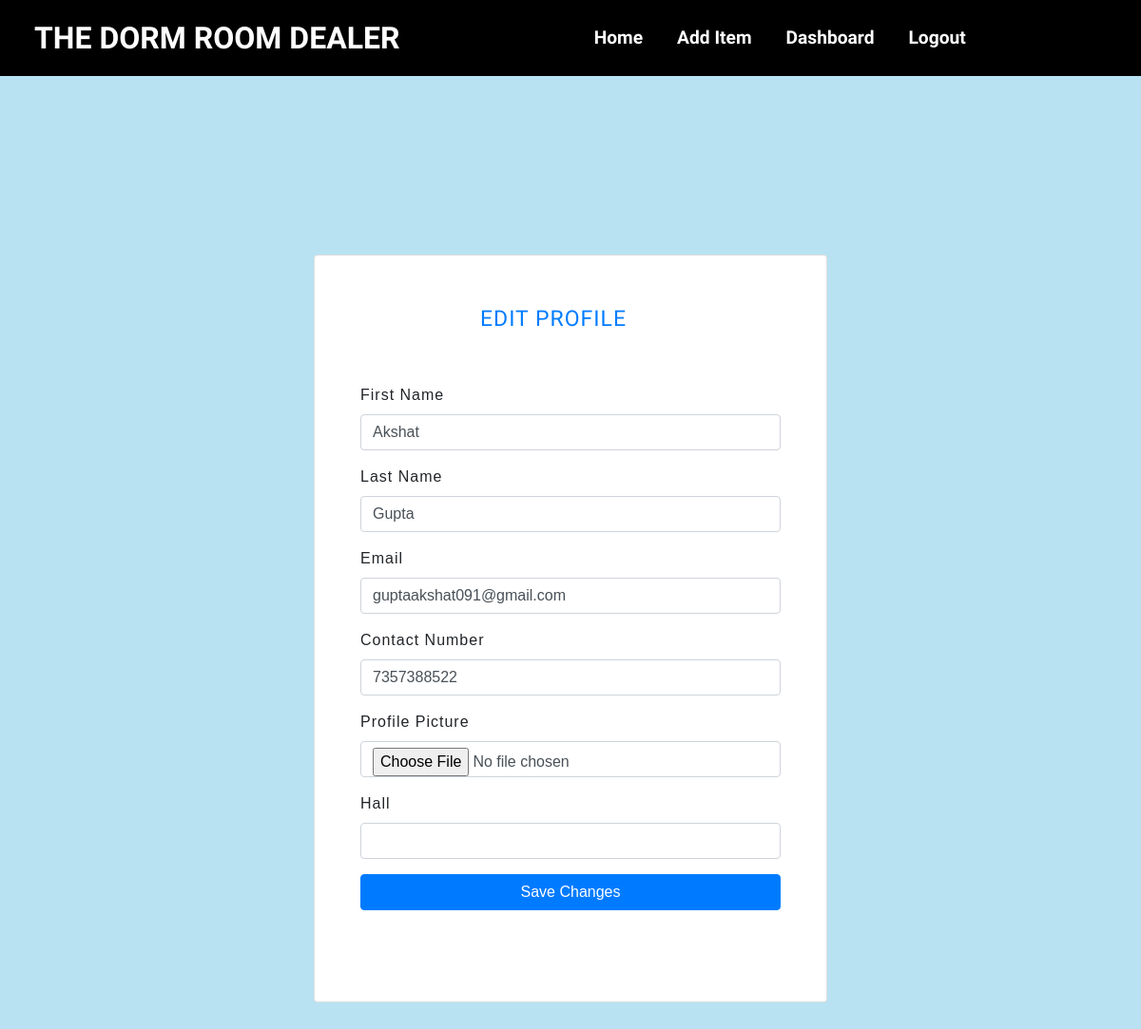
Page /edit_profile/ (signed in) on the committed database.
### accounts/models.py (models this page shows, shortened)
class CustomUser(AbstractUser):
    notifications = models.ManyToManyField(Notification, blank=True, related_name='users_notifications')
    groups = models.ManyToManyField(Group, blank=True, related_name='users_groups')
    user_permissions = models.ManyToManyField(Permission, blank=True, related_name='users_permissions')

class Detail(models.Model):
    username = models.CharField(max_length=50)
    contact = models.CharField(max_length=10)
    profile = models.ImageField(upload_to='pics',null=True )
    hall = models.IntegerField(null=True)

### accounts/views.py (the view)
# urls.py: path('edit_profile/', views.edit_profile, name='edit_profile'),
@login_required(login_url='login')
def edit_profile(request):
    if request.method == 'POST':
        user = request.user
        user.first_name = request.POST.get('firstname')
        user.last_name = request.POST.get('lastname')
        user.email = request.POST.get('email')
        user.save()
        detail = Detail.objects.get(username=user.username)
        detail.contact = request.POST.get('contact')
        if (request.FILES.get('profile')):
            detail.profile = request.FILES.get('profile')
        else:
            detail.profile = detail.profile
        if (request.POST.get('hall')):
            detail.hall = request.POST.get('hall')
        else:
            detail.hall = detail.hall
        detail.save()
        return redirect('dashboard')
    else:
        user = request.user
        detail = Detail.objects.get(username=user.username)
        return render(request, 'edit_profile.html', {'user': user, 'detail': detail})

### templates/edit_profile.html (shortened to what this page needs)
{% extends 'base.html' %}
{% block content %}
<div class="container">
  <div class="row">
    <div class="col-md-6 offset-md-3">
      <div class="card form-card my-5">
        <h2 class="text-center text-primary mt-5">EDIT PROFILE</h2>
        <form class="card-body cardbody-color p-lg-5" method="POST" enctype="multipart/form-data">
          <div class="mb-3">
            <label for="firstname" class="form-label">First Name</label>
            <input type="text" class="form-control" id="firstname" name="firstname" value="{{ user.first_name }}">
          </div>
          <div class="mb-3">
            <label for="lastname" class="form-label">Last Name</label>
            <input type="text" class="form-control" id="lastname" name="lastname" value="{{ user.last_name }}">
          </div>
          <div class="mb-3">
            <label for="email" class="form-label">Email</label>
            <input type="email" class="form-control" id="email" name="email" value="{{ user.email }}">
          </div>
          <div class="mb-3">
            <label for="contact" class="form-label">Contact Number</label>
            <input type="text" class="form-control" id="contact" name="contact" value="{{ detail.contact }}">
          </div>
          <div class="mb-3">
            <label for="profile" class="form-label">Profile Picture</label>
            <input type="file" class="form-control" id="profile" placeholder="Profile Picture" name="profile" accept="image/*" value=" /media/{{ user.profile }}" >
          </div>
          <div class="mb-3">
            <label for="hall" class="form-label">Hall</label>
            <input type="number" class="form-control" id="hall" name="hall" value="{{ user.hall }}">
          </div>
          <button type="submit" class="btn btn-primary px-5 mb-5 w-100">Save Changes</button>
        </form>
      </div>
    </div>
  </div>
</div>
{% endblock %}

### static/css/nav.css (style rules this page uses)
body { margin: 0; padding: 0; }
.container { width: 100%; margin-top: 140px; font-family: sans-serif ; letter-spacing: 1px; }
.container h2 { text-align: center; margin: 0 auto; display: block; color: black; width: 200px; font-size: 23px; font-family: 'Barlow Semi Condensed', sans-serif; top: 35px; padding: 5px; height: 39px; }
.container h2:after { content: ''; border-right: 40px solid transparent; position: relative; left: 68px; top:33px; }
.row { margin-top: 30px; }

### templates/edit_profile.html (style rules this page uses)
body { background-color: #B8E2F2; }

### rows in the picture
CustomUser: firstname "Akshat", lastname "Gupta", email "guptaakshat091@gmail.com"
Detail: contact "7357388522"
